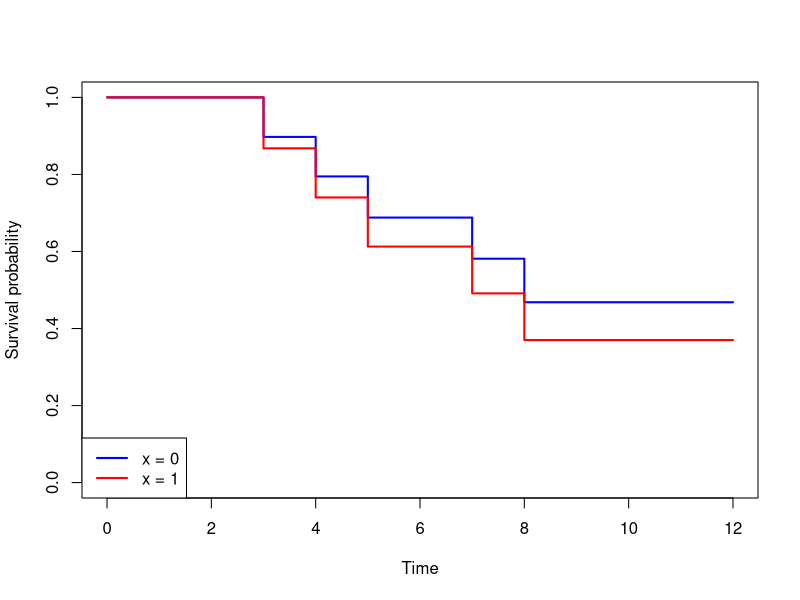

This chart was generated by the following R code:
# Load library
library(survival)

# Example dataset
# time  = follow-up time
# status = event indicator (1 = event, 0 = censored)
# x = a single covariate
data <- data.frame(
  time   = c(5, 8, 12, 3, 10, 7, 9, 4),
  status = c(1, 1, 0, 1, 0, 1, 0, 1),
  x      = c(0, 1, 1, 0, 0, 1, 0, 1)
)

# Fit Cox proportional hazards model
cox_model <- coxph(Surv(time, status) ~ x, data = data)

# View model summary
summary(cox_model)

# Create new data for prediction
new_data <- data.frame(x = c(0, 1))

# Fit survival curves
surv_fit <- survfit(cox_model, newdata = new_data)

# Plot
plot(
  surv_fit,
  col = c("blue", "red"),
  lwd = 2,
  xlab = "Time",
  ylab = "Survival probability"
)

legend(
  "bottomleft",
  legend = c("x = 0", "x = 1"),
  col = c("blue", "red"),
  lwd = 2
)

